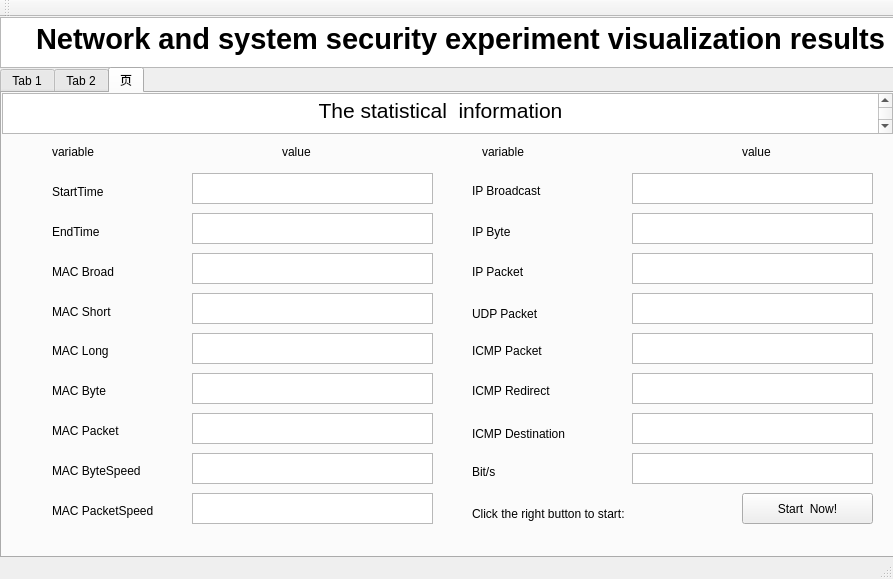
<?xml version="1.0" encoding="UTF-8"?>
<ui version="4.0">
 <class>MainWindow</class>
 <widget class="QMainWindow" name="MainWindow">
  <property name="geometry">
   <rect>
    <x>0</x>
    <y>0</y>
    <width>893</width>
    <height>579</height>
   </rect>
  </property>
  <property name="windowTitle">
   <string>Network and system security experiment visualization results</string>
  </property>
  <widget class="QWidget" name="centralWidget">
   <widget class="QTextBrowser" name="textBrowser">
    <property name="geometry">
     <rect>
      <x>0</x>
      <y>0</y>
      <width>921</width>
      <height>51</height>
     </rect>
    </property>
    <property name="html">
     <string>&lt;!DOCTYPE HTML PUBLIC &quot;-//W3C//DTD HTML 4.0//EN&quot; &quot;http://www.w3.org/TR/REC-html40/strict.dtd&quot;&gt;
&lt;html&gt;&lt;head&gt;&lt;meta name=&quot;qrichtext&quot; content=&quot;1&quot; /&gt;&lt;style type=&quot;text/css&quot;&gt;
p, li { white-space: pre-wrap; }
&lt;/style&gt;&lt;/head&gt;&lt;body style=&quot; font-family:'Ubuntu'; font-size:11pt; font-weight:400; font-style:normal;&quot;&gt;
&lt;p align=&quot;center&quot; style=&quot; margin-top:0px; margin-bottom:0px; margin-left:0px; margin-right:0px; -qt-block-indent:0; text-indent:0px;&quot;&gt;&lt;span style=&quot; font-size:22pt; font-weight:600;&quot;&gt;Network and system security experiment visualization results&lt;/span&gt;&lt;/p&gt;&lt;/body&gt;&lt;/html&gt;</string>
    </property>
   </widget>
   <widget class="QTabWidget" name="tabWidget">
    <property name="geometry">
     <rect>
      <x>0</x>
      <y>50</y>
      <width>901</width>
      <height>491</height>
     </rect>
    </property>
    <property name="currentIndex">
     <number>2</number>
    </property>
    <widget class="QWidget" name="tab">
     <attribute name="title">
      <string>Tab 1</string>
     </attribute>
     <widget class="QLabel" name="label">
      <property name="geometry">
       <rect>
        <x>-40</x>
        <y>0</y>
        <width>661</width>
        <height>261</height>
       </rect>
      </property>
      <property name="styleSheet">
       <string notr="true">image:url(/home/neuljh/qt/Internet_safty/imgs/header(visible).jpeg)</string>
      </property>
      <property name="text">
       <string/>
      </property>
     </widget>
     <widget class="QLabel" name="label_2">
      <property name="geometry">
       <rect>
        <x>180</x>
        <y>410</y>
        <width>581</width>
        <height>21</height>
       </rect>
      </property>
      <property name="text">
       <string>CopyRight ©2022 Created by Northeastern University: 软信2001 赖骏鸿 20207130</string>
      </property>
     </widget>
     <widget class="QLabel" name="label_3">
      <property name="geometry">
       <rect>
        <x>620</x>
        <y>0</y>
        <width>271</width>
        <height>261</height>
       </rect>
      </property>
      <property name="styleSheet">
       <string notr="true">image:url(/home/neuljh/qt/Internet_safty/imgs/gwen.jpg)</string>
      </property>
      <property name="text">
       <string/>
      </property>
     </widget>
     <widget class="QTextBrowser" name="textBrowser_2">
      <property name="geometry">
       <rect>
        <x>0</x>
        <y>320</y>
        <width>891</width>
        <height>61</height>
       </rect>
      </property>
      <property name="html">
       <string>&lt;!DOCTYPE HTML PUBLIC &quot;-//W3C//DTD HTML 4.0//EN&quot; &quot;http://www.w3.org/TR/REC-html40/strict.dtd&quot;&gt;
&lt;html&gt;&lt;head&gt;&lt;meta name=&quot;qrichtext&quot; content=&quot;1&quot; /&gt;&lt;style type=&quot;text/css&quot;&gt;
p, li { white-space: pre-wrap; }
&lt;/style&gt;&lt;/head&gt;&lt;body style=&quot; font-family:'Ubuntu'; font-size:11pt; font-weight:400; font-style:normal;&quot;&gt;
&lt;p align=&quot;center&quot; style=&quot; margin-top:0px; margin-bottom:0px; margin-left:0px; margin-right:0px; -qt-block-indent:0; text-indent:0px;&quot;&gt;&lt;span style=&quot; font-size:24pt;&quot;&gt;Auther:     软信2001 赖骏鸿 20207130&lt;/span&gt;&lt;/p&gt;&lt;/body&gt;&lt;/html&gt;</string>
      </property>
     </widget>
    </widget>
    <widget class="QWidget" name="tab_2">
     <attribute name="title">
      <string>Tab 2</string>
     </attribute>
     <widget class="QLabel" name="label_26">
      <property name="geometry">
       <rect>
        <x>510</x>
        <y>10</y>
        <width>101</width>
        <height>17</height>
       </rect>
      </property>
      <property name="text">
       <string>Results here:</string>
      </property>
     </widget>
     <widget class="QScrollArea" name="scrollArea">
      <property name="geometry">
       <rect>
        <x>240</x>
        <y>40</y>
        <width>631</width>
        <height>321</height>
       </rect>
      </property>
      <property name="widgetResizable">
       <bool>true</bool>
      </property>
      <widget class="QWidget" name="scrollAreaWidgetContents">
       <property name="geometry">
        <rect>
         <x>0</x>
         <y>0</y>
         <width>629</width>
         <height>319</height>
        </rect>
       </property>
       <widget class="QTextBrowser" name="tb_res">
        <property name="geometry">
         <rect>
          <x>20</x>
          <y>10</y>
          <width>591</width>
          <height>291</height>
         </rect>
        </property>
        <property name="html">
         <string>&lt;!DOCTYPE HTML PUBLIC &quot;-//W3C//DTD HTML 4.0//EN&quot; &quot;http://www.w3.org/TR/REC-html40/strict.dtd&quot;&gt;
&lt;html&gt;&lt;head&gt;&lt;meta name=&quot;qrichtext&quot; content=&quot;1&quot; /&gt;&lt;style type=&quot;text/css&quot;&gt;
p, li { white-space: pre-wrap; }
&lt;/style&gt;&lt;/head&gt;&lt;body style=&quot; font-family:'Ubuntu'; font-size:11pt; font-weight:400; font-style:normal;&quot;&gt;
&lt;p style=&quot;-qt-paragraph-type:empty; margin-top:0px; margin-bottom:0px; margin-left:0px; margin-right:0px; -qt-block-indent:0; text-indent:0px;&quot;&gt;&lt;br /&gt;&lt;/p&gt;&lt;/body&gt;&lt;/html&gt;</string>
        </property>
       </widget>
      </widget>
     </widget>
     <widget class="QPushButton" name="pb_clear">
      <property name="geometry">
       <rect>
        <x>340</x>
        <y>380</y>
        <width>151</width>
        <height>51</height>
       </rect>
      </property>
      <property name="text">
       <string>Clear screen</string>
      </property>
     </widget>
     <widget class="QPushButton" name="pushButton_3">
      <property name="geometry">
       <rect>
        <x>630</x>
        <y>380</y>
        <width>151</width>
        <height>51</height>
       </rect>
      </property>
      <property name="text">
       <string>Run now !</string>
      </property>
     </widget>
     <widget class="Line" name="line">
      <property name="geometry">
       <rect>
        <x>210</x>
        <y>0</y>
        <width>21</width>
        <height>451</height>
       </rect>
      </property>
      <property name="orientation">
       <enum>Qt::Vertical</enum>
      </property>
     </widget>
     <widget class="QCheckBox" name="cb_ip">
      <property name="geometry">
       <rect>
        <x>20</x>
        <y>40</y>
        <width>51</width>
        <height>23</height>
       </rect>
      </property>
      <property name="text">
       <string>IP</string>
      </property>
     </widget>
     <widget class="QLabel" name="label_27">
      <property name="geometry">
       <rect>
        <x>0</x>
        <y>10</y>
        <width>131</width>
        <height>17</height>
       </rect>
      </property>
      <property name="text">
       <string>Protocol filter</string>
      </property>
     </widget>
     <widget class="QCheckBox" name="cb_tcp">
      <property name="geometry">
       <rect>
        <x>20</x>
        <y>60</y>
        <width>92</width>
        <height>23</height>
       </rect>
      </property>
      <property name="text">
       <string>TCP</string>
      </property>
     </widget>
     <widget class="QCheckBox" name="cb_arp">
      <property name="geometry">
       <rect>
        <x>110</x>
        <y>40</y>
        <width>92</width>
        <height>23</height>
       </rect>
      </property>
      <property name="text">
       <string>ARP</string>
      </property>
     </widget>
     <widget class="QCheckBox" name="cb_udp">
      <property name="geometry">
       <rect>
        <x>110</x>
        <y>60</y>
        <width>92</width>
        <height>23</height>
       </rect>
      </property>
      <property name="text">
       <string>UDP</string>
      </property>
     </widget>
     <widget class="QCheckBox" name="cb_icmp">
      <property name="geometry">
       <rect>
        <x>20</x>
        <y>80</y>
        <width>92</width>
        <height>23</height>
       </rect>
      </property>
      <property name="text">
       <string>ICMP</string>
      </property>
     </widget>
     <widget class="QLabel" name="label_28">
      <property name="geometry">
       <rect>
        <x>0</x>
        <y>110</y>
        <width>111</width>
        <height>17</height>
       </rect>
      </property>
      <property name="text">
       <string>Other options</string>
      </property>
     </widget>
     <widget class="QCheckBox" name="cb_eth">
      <property name="geometry">
       <rect>
        <x>20</x>
        <y>150</y>
        <width>101</width>
        <height>23</height>
       </rect>
      </property>
      <property name="text">
       <string>ETHERNET</string>
      </property>
     </widget>
     <widget class="QCheckBox" name="cb_dump">
      <property name="geometry">
       <rect>
        <x>120</x>
        <y>130</y>
        <width>92</width>
        <height>23</height>
       </rect>
      </property>
      <property name="text">
       <string>DUMP</string>
      </property>
     </widget>
     <widget class="QCheckBox" name="cb_all">
      <property name="geometry">
       <rect>
        <x>20</x>
        <y>130</y>
        <width>92</width>
        <height>23</height>
       </rect>
      </property>
      <property name="text">
       <string>ALL</string>
      </property>
     </widget>
     <widget class="QLabel" name="label_29">
      <property name="geometry">
       <rect>
        <x>0</x>
        <y>230</y>
        <width>81</width>
        <height>17</height>
       </rect>
      </property>
      <property name="text">
       <string>IP address</string>
      </property>
     </widget>
     <widget class="QLabel" name="label_30">
      <property name="geometry">
       <rect>
        <x>0</x>
        <y>280</y>
        <width>101</width>
        <height>17</height>
       </rect>
      </property>
      <property name="text">
       <string>Port number</string>
      </property>
     </widget>
     <widget class="QPushButton" name="pb_default">
      <property name="geometry">
       <rect>
        <x>20</x>
        <y>340</y>
        <width>161</width>
        <height>41</height>
       </rect>
      </property>
      <property name="text">
       <string>Default configuration ·</string>
      </property>
     </widget>
     <widget class="QPushButton" name="pb_reset">
      <property name="geometry">
       <rect>
        <x>20</x>
        <y>390</y>
        <width>161</width>
        <height>41</height>
       </rect>
      </property>
      <property name="text">
       <string>Reset Settings</string>
      </property>
     </widget>
     <widget class="QTextEdit" name="te_ip">
      <property name="geometry">
       <rect>
        <x>20</x>
        <y>250</y>
        <width>161</width>
        <height>31</height>
       </rect>
      </property>
     </widget>
     <widget class="QTextEdit" name="te_port">
      <property name="geometry">
       <rect>
        <x>20</x>
        <y>300</y>
        <width>161</width>
        <height>31</height>
       </rect>
      </property>
     </widget>
     <widget class="QCheckBox" name="cb_help">
      <property name="geometry">
       <rect>
        <x>120</x>
        <y>150</y>
        <width>101</width>
        <height>23</height>
       </rect>
      </property>
      <property name="text">
       <string>HELP</string>
      </property>
     </widget>
     <widget class="QLabel" name="label_31">
      <property name="geometry">
       <rect>
        <x>0</x>
        <y>180</y>
        <width>81</width>
        <height>17</height>
       </rect>
      </property>
      <property name="text">
       <string>Ifname</string>
      </property>
     </widget>
     <widget class="QTextEdit" name="te_ifname">
      <property name="geometry">
       <rect>
        <x>20</x>
        <y>200</y>
        <width>161</width>
        <height>31</height>
       </rect>
      </property>
     </widget>
    </widget>
    <widget class="QWidget" name="tab_3">
     <attribute name="title">
      <string>页</string>
     </attribute>
     <widget class="QTextBrowser" name="textBrowser_3">
      <property name="geometry">
       <rect>
        <x>0</x>
        <y>0</y>
        <width>891</width>
        <height>41</height>
       </rect>
      </property>
      <property name="html">
       <string>&lt;!DOCTYPE HTML PUBLIC &quot;-//W3C//DTD HTML 4.0//EN&quot; &quot;http://www.w3.org/TR/REC-html40/strict.dtd&quot;&gt;
&lt;html&gt;&lt;head&gt;&lt;meta name=&quot;qrichtext&quot; content=&quot;1&quot; /&gt;&lt;style type=&quot;text/css&quot;&gt;
p, li { white-space: pre-wrap; }
&lt;/style&gt;&lt;/head&gt;&lt;body style=&quot; font-family:'Ubuntu'; font-size:11pt; font-weight:400; font-style:normal;&quot;&gt;
&lt;p align=&quot;center&quot; style=&quot; margin-top:0px; margin-bottom:0px; margin-left:0px; margin-right:0px; -qt-block-indent:0; text-indent:0px;&quot;&gt;&lt;span style=&quot; font-size:16pt;&quot;&gt;The statistical  information&lt;/span&gt;&lt;/p&gt;
&lt;p style=&quot;-qt-paragraph-type:empty; margin-top:0px; margin-bottom:0px; margin-left:0px; margin-right:0px; -qt-block-indent:0; text-indent:0px; font-size:16pt;&quot;&gt;&lt;br /&gt;&lt;/p&gt;&lt;/body&gt;&lt;/html&gt;</string>
      </property>
     </widget>
     <widget class="QLabel" name="label_4">
      <property name="geometry">
       <rect>
        <x>50</x>
        <y>50</y>
        <width>67</width>
        <height>17</height>
       </rect>
      </property>
      <property name="text">
       <string>variable</string>
      </property>
     </widget>
     <widget class="QLabel" name="label_5">
      <property name="geometry">
       <rect>
        <x>280</x>
        <y>50</y>
        <width>67</width>
        <height>17</height>
       </rect>
      </property>
      <property name="text">
       <string>value</string>
      </property>
     </widget>
     <widget class="QLabel" name="label_6">
      <property name="geometry">
       <rect>
        <x>50</x>
        <y>90</y>
        <width>67</width>
        <height>17</height>
       </rect>
      </property>
      <property name="text">
       <string>StartTime</string>
      </property>
     </widget>
     <widget class="QLabel" name="label_7">
      <property name="geometry">
       <rect>
        <x>50</x>
        <y>130</y>
        <width>67</width>
        <height>17</height>
       </rect>
      </property>
      <property name="text">
       <string>EndTime</string>
      </property>
     </widget>
     <widget class="QLabel" name="label_8">
      <property name="geometry">
       <rect>
        <x>50</x>
        <y>170</y>
        <width>91</width>
        <height>17</height>
       </rect>
      </property>
      <property name="text">
       <string>MAC Broad</string>
      </property>
     </widget>
     <widget class="QLabel" name="label_9">
      <property name="geometry">
       <rect>
        <x>50</x>
        <y>210</y>
        <width>81</width>
        <height>17</height>
       </rect>
      </property>
      <property name="text">
       <string>MAC Short</string>
      </property>
     </widget>
     <widget class="QLabel" name="label_10">
      <property name="geometry">
       <rect>
        <x>50</x>
        <y>250</y>
        <width>81</width>
        <height>16</height>
       </rect>
      </property>
      <property name="text">
       <string>MAC Long</string>
      </property>
     </widget>
     <widget class="QLabel" name="label_11">
      <property name="geometry">
       <rect>
        <x>50</x>
        <y>290</y>
        <width>81</width>
        <height>16</height>
       </rect>
      </property>
      <property name="text">
       <string>MAC Byte</string>
      </property>
     </widget>
     <widget class="QLabel" name="label_12">
      <property name="geometry">
       <rect>
        <x>50</x>
        <y>330</y>
        <width>91</width>
        <height>16</height>
       </rect>
      </property>
      <property name="text">
       <string>MAC Packet</string>
      </property>
     </widget>
     <widget class="QLabel" name="label_13">
      <property name="geometry">
       <rect>
        <x>470</x>
        <y>370</y>
        <width>67</width>
        <height>17</height>
       </rect>
      </property>
      <property name="text">
       <string>Bit/s</string>
      </property>
     </widget>
     <widget class="QLabel" name="label_14">
      <property name="geometry">
       <rect>
        <x>50</x>
        <y>370</y>
        <width>121</width>
        <height>16</height>
       </rect>
      </property>
      <property name="text">
       <string>MAC ByteSpeed</string>
      </property>
     </widget>
     <widget class="QLabel" name="label_15">
      <property name="geometry">
       <rect>
        <x>50</x>
        <y>410</y>
        <width>161</width>
        <height>16</height>
       </rect>
      </property>
      <property name="text">
       <string>MAC PacketSpeed</string>
      </property>
     </widget>
     <widget class="QLabel" name="label_16">
      <property name="geometry">
       <rect>
        <x>470</x>
        <y>90</y>
        <width>141</width>
        <height>16</height>
       </rect>
      </property>
      <property name="text">
       <string>IP Broadcast</string>
      </property>
     </widget>
     <widget class="QLabel" name="label_17">
      <property name="geometry">
       <rect>
        <x>470</x>
        <y>130</y>
        <width>67</width>
        <height>17</height>
       </rect>
      </property>
      <property name="text">
       <string>IP Byte</string>
      </property>
     </widget>
     <widget class="QLabel" name="label_18">
      <property name="geometry">
       <rect>
        <x>470</x>
        <y>170</y>
        <width>67</width>
        <height>17</height>
       </rect>
      </property>
      <property name="text">
       <string>IP Packet</string>
      </property>
     </widget>
     <widget class="QLabel" name="label_19">
      <property name="geometry">
       <rect>
        <x>470</x>
        <y>210</y>
        <width>91</width>
        <height>21</height>
       </rect>
      </property>
      <property name="text">
       <string>UDP Packet</string>
      </property>
     </widget>
     <widget class="QLabel" name="label_20">
      <property name="geometry">
       <rect>
        <x>470</x>
        <y>250</y>
        <width>91</width>
        <height>16</height>
       </rect>
      </property>
      <property name="text">
       <string>ICMP Packet</string>
      </property>
     </widget>
     <widget class="QLabel" name="label_21">
      <property name="geometry">
       <rect>
        <x>470</x>
        <y>290</y>
        <width>101</width>
        <height>16</height>
       </rect>
      </property>
      <property name="text">
       <string>ICMP Redirect</string>
      </property>
     </widget>
     <widget class="QLabel" name="label_22">
      <property name="geometry">
       <rect>
        <x>470</x>
        <y>330</y>
        <width>151</width>
        <height>21</height>
       </rect>
      </property>
      <property name="text">
       <string>ICMP Destination</string>
      </property>
     </widget>
     <widget class="QTextBrowser" name="tb_start_time">
      <property name="geometry">
       <rect>
        <x>190</x>
        <y>80</y>
        <width>241</width>
        <height>31</height>
       </rect>
      </property>
     </widget>
     <widget class="QTextBrowser" name="tb_end_time">
      <property name="geometry">
       <rect>
        <x>190</x>
        <y>120</y>
        <width>241</width>
        <height>31</height>
       </rect>
      </property>
     </widget>
     <widget class="QTextBrowser" name="tb_mac_broad">
      <property name="geometry">
       <rect>
        <x>190</x>
        <y>160</y>
        <width>241</width>
        <height>31</height>
       </rect>
      </property>
     </widget>
     <widget class="QTextBrowser" name="tb_mac_short">
      <property name="geometry">
       <rect>
        <x>190</x>
        <y>200</y>
        <width>241</width>
        <height>31</height>
       </rect>
      </property>
     </widget>
     <widget class="QTextBrowser" name="tb_mac_long">
      <property name="geometry">
       <rect>
        <x>190</x>
        <y>240</y>
        <width>241</width>
        <height>31</height>
       </rect>
      </property>
     </widget>
     <widget class="QTextBrowser" name="tb_mac_byte">
      <property name="geometry">
       <rect>
        <x>190</x>
        <y>280</y>
        <width>241</width>
        <height>31</height>
       </rect>
      </property>
     </widget>
     <widget class="QTextBrowser" name="tb_mac_oacket">
      <property name="geometry">
       <rect>
        <x>190</x>
        <y>320</y>
        <width>241</width>
        <height>31</height>
       </rect>
      </property>
     </widget>
     <widget class="QTextBrowser" name="tb_mac_byte_speed">
      <property name="geometry">
       <rect>
        <x>190</x>
        <y>360</y>
        <width>241</width>
        <height>31</height>
       </rect>
      </property>
     </widget>
     <widget class="QTextBrowser" name="tb_packet_speed">
      <property name="geometry">
       <rect>
        <x>190</x>
        <y>400</y>
        <width>241</width>
        <height>31</height>
       </rect>
      </property>
     </widget>
     <widget class="QLabel" name="label_23">
      <property name="geometry">
       <rect>
        <x>480</x>
        <y>50</y>
        <width>67</width>
        <height>17</height>
       </rect>
      </property>
      <property name="text">
       <string>variable</string>
      </property>
     </widget>
     <widget class="QLabel" name="label_24">
      <property name="geometry">
       <rect>
        <x>740</x>
        <y>50</y>
        <width>67</width>
        <height>17</height>
       </rect>
      </property>
      <property name="text">
       <string>value</string>
      </property>
     </widget>
     <widget class="QTextBrowser" name="tb_ip_broadcast">
      <property name="geometry">
       <rect>
        <x>630</x>
        <y>80</y>
        <width>241</width>
        <height>31</height>
       </rect>
      </property>
     </widget>
     <widget class="QTextBrowser" name="tb_ip_byte">
      <property name="geometry">
       <rect>
        <x>630</x>
        <y>120</y>
        <width>241</width>
        <height>31</height>
       </rect>
      </property>
     </widget>
     <widget class="QTextBrowser" name="tb_ip_packet">
      <property name="geometry">
       <rect>
        <x>630</x>
        <y>160</y>
        <width>241</width>
        <height>31</height>
       </rect>
      </property>
     </widget>
     <widget class="QTextBrowser" name="tb_udp_packet">
      <property name="geometry">
       <rect>
        <x>630</x>
        <y>200</y>
        <width>241</width>
        <height>31</height>
       </rect>
      </property>
     </widget>
     <widget class="QTextBrowser" name="tb_icmp_packet">
      <property name="geometry">
       <rect>
        <x>630</x>
        <y>240</y>
        <width>241</width>
        <height>31</height>
       </rect>
      </property>
     </widget>
     <widget class="QTextBrowser" name="tb_icmp_red">
      <property name="geometry">
       <rect>
        <x>630</x>
        <y>280</y>
        <width>241</width>
        <height>31</height>
       </rect>
      </property>
     </widget>
     <widget class="QTextBrowser" name="tb_icmp_des">
      <property name="geometry">
       <rect>
        <x>630</x>
        <y>320</y>
        <width>241</width>
        <height>31</height>
       </rect>
      </property>
     </widget>
     <widget class="QTextBrowser" name="tb_icmp_bits">
      <property name="geometry">
       <rect>
        <x>630</x>
        <y>360</y>
        <width>241</width>
        <height>31</height>
       </rect>
      </property>
     </widget>
     <widget class="QPushButton" name="pushButton">
      <property name="geometry">
       <rect>
        <x>740</x>
        <y>400</y>
        <width>131</width>
        <height>31</height>
       </rect>
      </property>
      <property name="text">
       <string>Start  Now!</string>
      </property>
     </widget>
     <widget class="QLabel" name="label_25">
      <property name="geometry">
       <rect>
        <x>470</x>
        <y>410</y>
        <width>211</width>
        <height>21</height>
       </rect>
      </property>
      <property name="text">
       <string>Click the right button to start:</string>
      </property>
     </widget>
    </widget>
   </widget>
  </widget>
  <widget class="QMenuBar" name="menuBar">
   <property name="geometry">
    <rect>
     <x>0</x>
     <y>0</y>
     <width>893</width>
     <height>28</height>
    </rect>
   </property>
  </widget>
  <widget class="QToolBar" name="mainToolBar">
   <attribute name="toolBarArea">
    <enum>TopToolBarArea</enum>
   </attribute>
   <attribute name="toolBarBreak">
    <bool>false</bool>
   </attribute>
  </widget>
  <widget class="QStatusBar" name="statusBar"/>
 </widget>
 <layoutdefault spacing="6" margin="11"/>
 <resources/>
 <connections/>
</ui>
